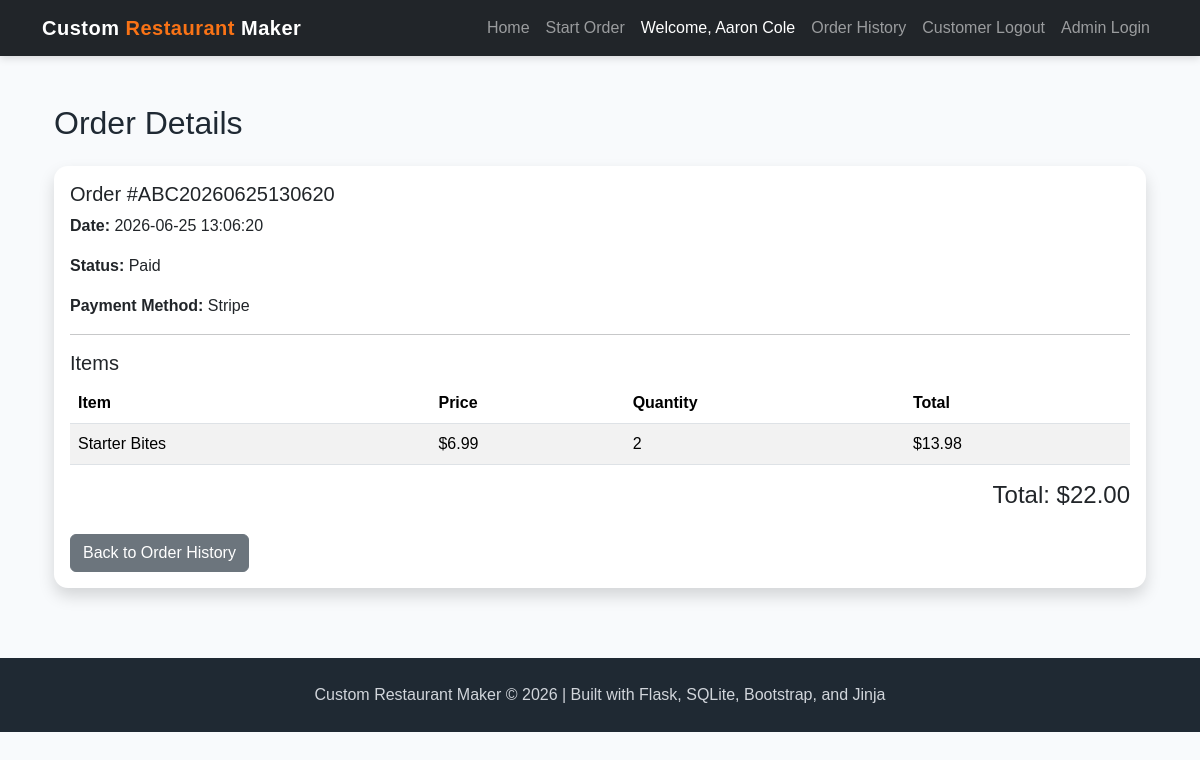
Screenshot of /order-history/54 (signed in) with the database file from the repository.
### app.py (models this page shows)
class Order(db.Model):
    __tablename__ = "orders"
    order_id = db.Column(db.Integer, primary_key=True)
    customer_id = db.Column(db.Integer, db.ForeignKey("customers.customer_id"))
    order_number = db.Column(db.String(100), unique=True, nullable=False)
    date_time = db.Column(db.String(50))
    status = db.Column(db.String(50))
    payment_method = db.Column(db.String(50))
    total_amount = db.Column(db.Float)
    stripe_session_id = db.Column(db.String(255))
    stripe_payment_status = db.Column(db.String(100))

class OrderItem(db.Model):
    __tablename__ = "order_items"
    order_item_id = db.Column(db.Integer, primary_key=True)
    order_number = db.Column(db.String(100), nullable=False)
    menu_id = db.Column(db.Integer, db.ForeignKey("menu.menu_id"))
    quantity = db.Column(db.Integer, nullable=False)

class Menu(db.Model):
    __tablename__ = "menu"
    menu_id = db.Column(db.Integer, primary_key=True)
    name = db.Column(db.String(150), nullable=False)
    category = db.Column(db.String(100), nullable=False)
    price = db.Column(db.Float, nullable=False)
    description = db.Column(db.Text)
    image_filename = db.Column(db.String(255))
    image_url = db.Column(db.Text)

### app.py (the view)
@app.route("/order-history/<int:order_id>")
def order_details(order_id):
    if not session.get("customer_id"):
        flash("Please log in to view order details.", "warning")
        return redirect(url_for("customer_login"))
    customer_id = session["customer_id"]
    conn = get_db()
    cur = conn.cursor()
    cur.execute("""
        SELECT *
        FROM orders
        WHERE order_id = ? AND customer_id = ?
    """, (order_id, customer_id))
    order = cur.fetchone()
    if not order:
        conn.close()
        flash("Order not found.", "warning")
        return redirect("/order-history")
    cur.execute("""
        SELECT m.name, m.price, oi.quantity, (m.price * oi.quantity) AS total_price
        FROM order_items oi
        JOIN menu m ON m.menu_id = oi.menu_id
        WHERE oi.order_number = ?
    """, (order["order_number"],))
    items = cur.fetchall()
    conn.close()
    return render_template("order_details.html", order=order, items=items)

### app.py (called while the page is built)
def get_db():
    conn = sqlite3.connect("project4.db")
    conn.row_factory = sqlite3.Row
    return conn

### templates/order_details.html (shortened to what this page needs)
{% extends "base.html" %}
{% block content %}
<div class="container mt-5">
    <h2>Order Details</h2>
    <div class="card shadow mt-4">
        <div class="card-body">
            <h5>Order #{{ order["order_number"] }}</h5>
            <p><strong>Date:</strong> {{ order["date_time"] }}</p>
            <p><strong>Status:</strong> {{ order["status"] or "Pending" }}</p>
            <p><strong>Payment Method:</strong> {{ order["payment_method"] or "N/A" }}</p>
            <hr>
            <h5>Items</h5>
            <table class="table table-striped">
                <thead>
                    <tr>
                        <th>Item</th>
                        <th>Price</th>
                        <th>Quantity</th>
                        <th>Total</th>
                    </tr>
                </thead>
                <tbody>
                    {% for item in items %}
                    <tr>
                        <td>{{ item["name"] }}</td>
                        <td>${{ "%.2f"|format(item["price"]) }}</td>
                        <td>{{ item["quantity"] }}</td>
                        <td>${{ "%.2f"|format(item["total_price"]) }}</td>
                    </tr>
                    {% endfor %}
                </tbody>
            </table>
            {% if order["total_amount"] %}
                <h4 class="text-end">
                    Total: ${{ "%.2f"|format(order["total_amount"]) }}
                </h4>
            {% endif %}
            <a href="/order-history" class="btn btn-secondary mt-3">
                Back to Order History
            </a>
        </div>
    </div>
</div>
{% endblock %}

### static/style.css (style rules this page uses)
:root { --primary-dark: #1f2933; --primary-orange: #f97316; --primary-yellow: #facc15; --primary-green: #16a34a; --soft-bg: #f8fafc; --card-bg: #ffffff; --text-dark: #1f2933; }
body { background-color: var(--soft-bg); color: var(--text-dark); font-family: Arial, Helvetica, sans-serif; }
.card { border: none; border-radius: 14px; transition: transform 0.2s ease, box-shadow 0.2s ease; }

### rows the page displays
Order: order_number "ABC20260625130620", date_time "2026-06-25 13:06:20", status "Paid", payment_method "Stripe", total_amount "22.00"
OrderItem: name "Starter Bites", quantity "2", total_price "13.98"
Menu: price "6.99"

### other values shown
{{ session.get("customer_name") }} "Aaron Cole"
